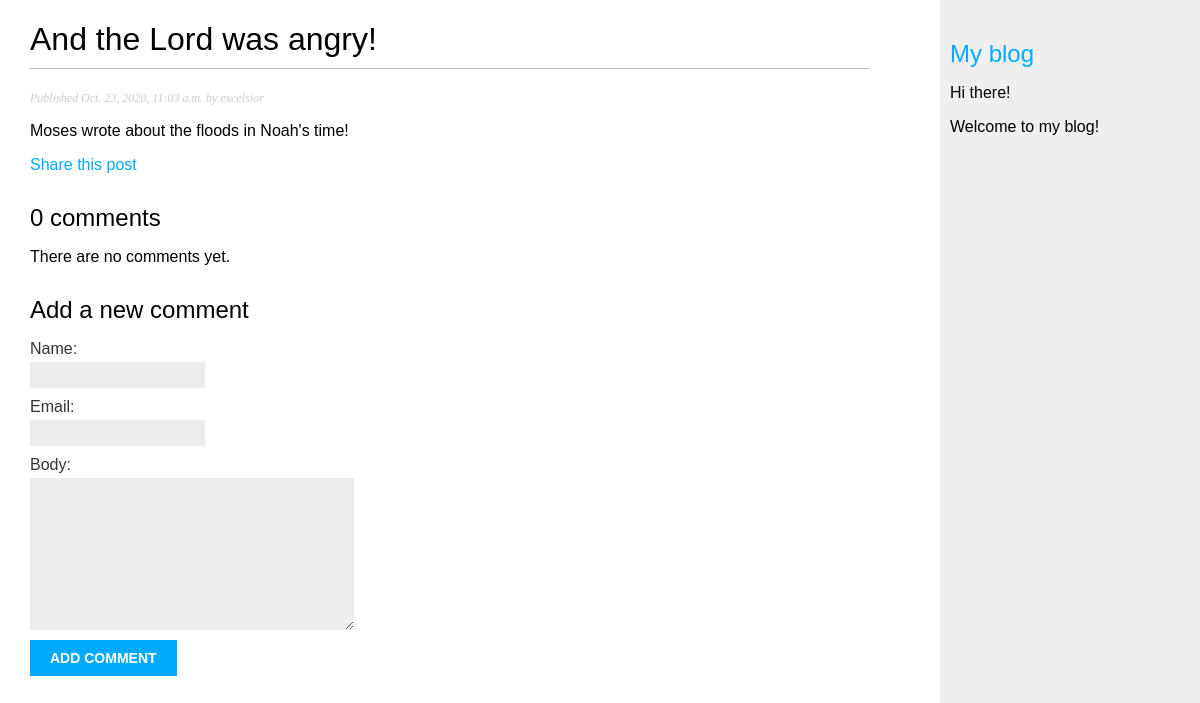
Page /blog/2020/10/23/and-lord-was-angry/ on the earlier database version.
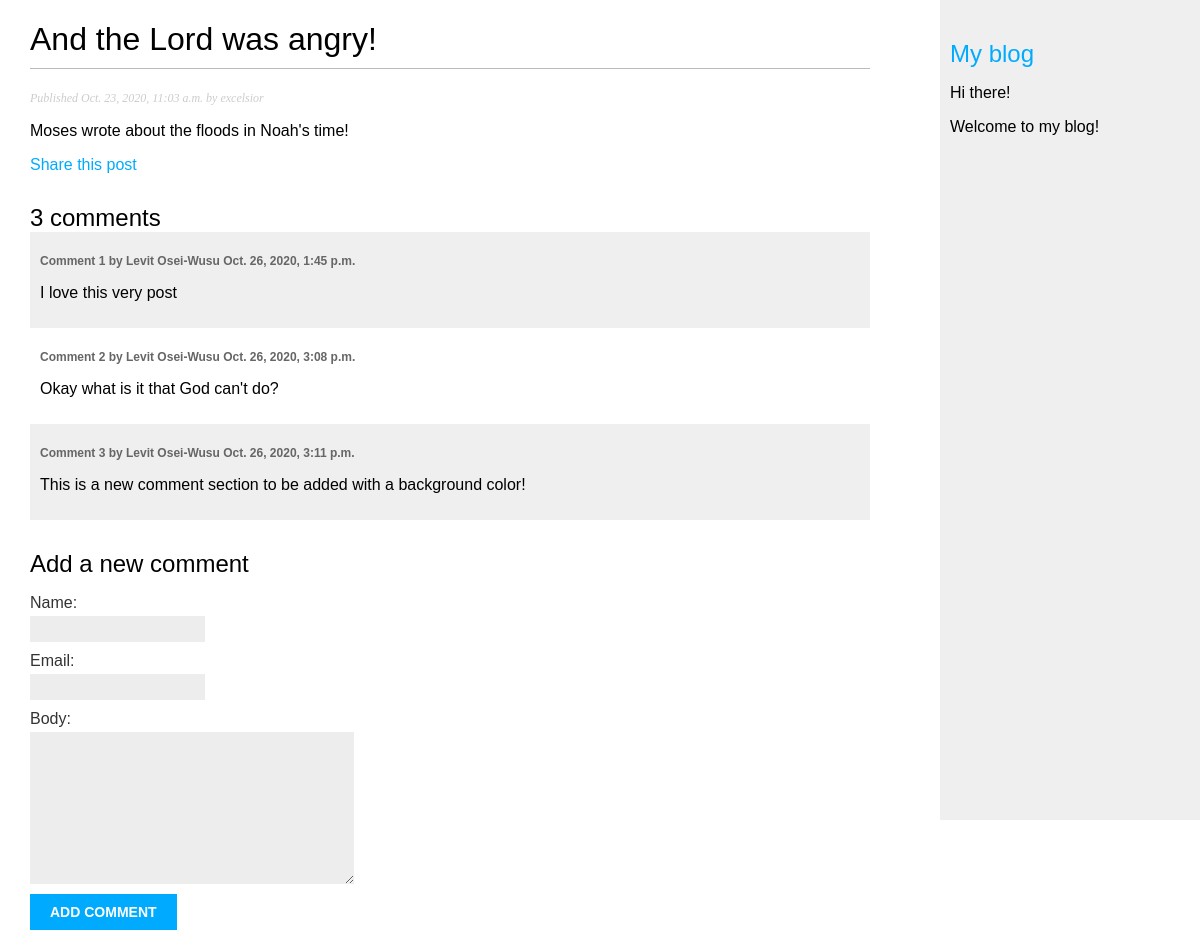
Same page on the later database version.
### blog/models.py (models this page shows, shortened)
class Post(models.Model):
    STATUS_CHOICES = (
        ('draft', 'Draft'),
        ('published', 'Published'),
        )
    title = models.CharField(max_length=250)
    slug = models.SlugField(max_length=250, unique_for_date='publish')
    author= models.ForeignKey(User, on_delete=models.CASCADE,related_name="blog_posts")
    body = models.TextField()
    publish = models.DateTimeField(default=timezone.now)
    created = models.DateTimeField(auto_now_add=True)
    updated = models.DateTimeField(auto_now=True)
    status = models.CharField(max_length=10, choices=STATUS_CHOICES, default='draft')
    tags = TaggableManager()
    objects = models.Manager() # Default manager
    published = PublishedManager()
    class Meta:
        ordering = ('-publish',)

class Comment(models.Model):
    post = models.ForeignKey(Post, on_delete=models.CASCADE, related_name='comments')
    name = models.CharField(max_length=80)
    email = models.EmailField()
    body = models.TextField()
    created = models.DateTimeField(auto_now_add=True)
    updated = models.DateTimeField(auto_now=True)
    active = models.BooleanField(default=True)
    class Meta:
        ordering = ('created',)

### blog/views.py (the view)
# urls.py: path('<int:year>/<int:month>/<int:day>/<slug:post>/', views.post_detail, name='post_detail'),
def post_detail(request, year, month, day, post):
    post = get_object_or_404(Post, slug=post,
                              status='published',
                              publish__year=year,
                              publish__month=month,
                              publish__day=day)
    comments = post.comments.filter(active=True)
    new_comment = None
    if request.method == 'POST':
        form = CommentForm(data=request.POST)
        if form.is_valid():
            new_comment = form.save(commit=False)
            new_comment.post = post
            new_comment.save()
    else:
        form = CommentForm()
    return render(request, 'blog/post/detail.html', {'post': post,
                                                     'comments': comments,
                                                     'new_comment': new_comment,
                                                     'form': form})

### blog/forms.py
class CommentForm(forms.ModelForm):
    class Meta:
        model = Comment
        fields = ('name', 'email', 'body')

### blog/templates/blog/post/detail.html (shortened to what this page needs)
{% extends 'blog/base.html' %}
{% block content %}
<h1>{{ post.title }}</h1>
<p class="date">Published {{ post.publish }} by {{ post.author }}</p>
{{ post.body|linebreaks }}
<p>
    <a href="{% url 'blog:post_share' post.id %}"> Share this post</a>
</p>
{% with comments.count as total_comments %}
<h2>
    {{total_comments}} comment{{total_comments|pluralize}}
</h2>
{% endwith %}
{% for comment in comments %}
<div class="comment">
    <p class="info">
        Comment {{ forloop.counter }} by {{ comment.name }} {{ comment.created }}
    </p>
    {{ comment.body|linebreaks }}
</div>
    {% empty %}
    <p>There are no comments yet.</p>
{% endfor %}
{% if new_comment %}
<h2> <i>Your comment has been added. </i> </h2>
{% else %}
<h2> Add a new comment </h2>
<form method="POST">
    {{ form.as_p }}
    <p><input type="submit" value="Add comment"></p>
</form>
{% endif %}
{% endblock %}

### blog/templates/blog/base.html (shortened to what this page needs)
{% load static %}
<html lang="en">
<head>
    <link rel="stylesheet" href="{% static 'css/blog.css' %}">
</head>
<body>
    <div id="content">
        {% block content %}
        {% endblock %}
    </div>
    <div id="sidebar">
        <h2>
            <a href="{% url 'blog:post_list' %}">  My blog </a>
        </h2>
        <p>Hi there!</p>
        <p>Welcome to my blog!</p>
    </div>
</body>
</html>

### blog/static/css/blog.css (style rules this page uses)
body { margin:0; padding:0; font-family:helvetica, sans-serif; }
a { color:#00abff; text-decoration:none; }
h1 { font-weight:normal; border-bottom:1px solid #bbb; padding:0 0 10px 0; }
h2 { font-weight:normal; margin:30px 0 0; }
#content { float:left; width:70%; padding:0 0 0 30px; }
#sidebar { float:right; width:20%; padding:10px; background:#efefef; height:100%; }
p.date { color:#ccc; font-family: georgia, serif; font-size: 12px; font-style: italic; }
label { float:left; clear:both; color:#333; margin-bottom:4px; }
input, textarea { clear:both; float:left; margin:0 0 10px; background:#ededed; border:0; padding:6px 10px; font-size:12px; }
input[type=submit] { font-weight:bold; background:#00abff; color:#fff; padding:10px 20px; font-size:14px; text-transform:uppercase; }
.comment { padding:10px; }
.comment:nth-child(even) { background:#efefef; }
.comment .info { font-weight:bold; font-size:12px; color:#666; }

Differences in the rows shown:
added Comment: name "Levit Osei-Wusu", created "Oct. 26, 2020, 1:45 p.m.", body "I love this very post"
added Comment: name "Levit Osei-Wusu", created "Oct. 26, 2020, 3:08 p.m.", body "Okay what is it that God can't do?"
added Comment: name "Levit Osei-Wusu", created "Oct. 26, 2020, 3:11 p.m.", body "This is a new comment section to be added with a background color!"
Other differences:
{{ total_comments }}: "0" → "3"
text no longer shown: "There are no comments yet."
